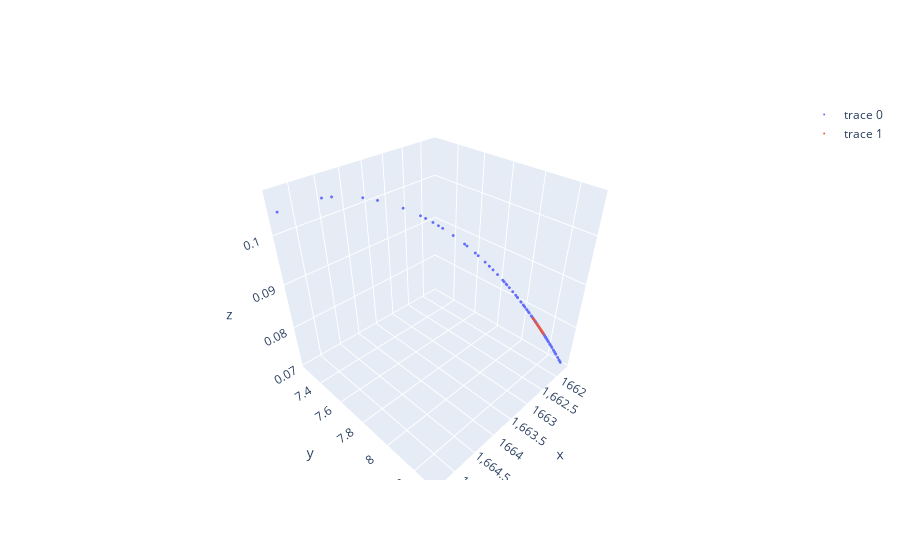

Here is the notebook cell this chart was saved with:
### Markdown cell above
Reduce spread size

### Code cell
int_nums_plus.roi_size = 0.2

reference_point = int_nums_plus._reference_point_list[1]
pref_int_nums_plus, plot_int_nums_plus = int_nums_plus.requests()
pref_int_nums_plus[2].response = pd.DataFrame([reference_point], columns=pref_int_nums_plus[2].content['dimensions_data'].columns)
pref_int_nums_plus, plot_int_nums_plus  = int_nums_plus.iterate(pref_int_nums_plus[2])
print(int_nums_plus._current_display_solutions)
print(int_nums_plus._reference_point_list)

fig = plot_complete(int_nums_plus.population.objectives,front)
fig
